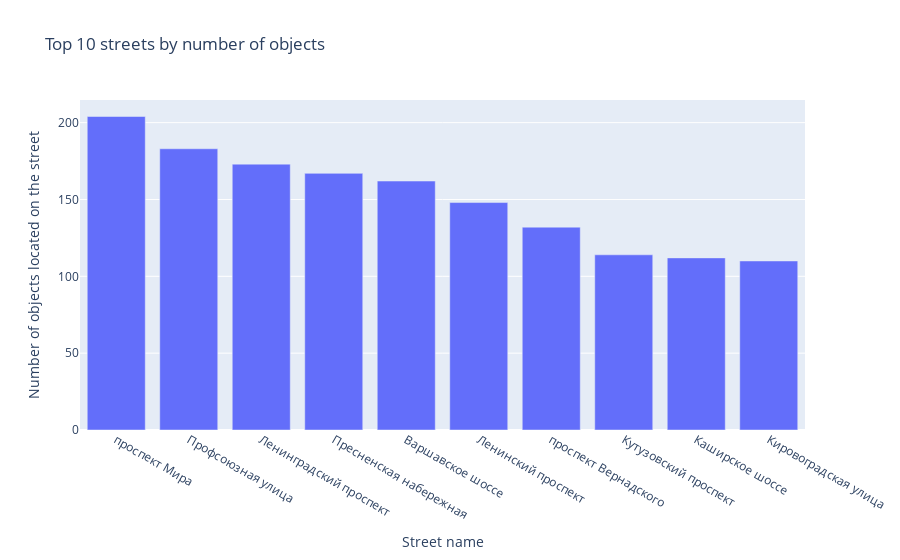

Write notebook code for a chart like this one.
### Code cell
fig = px.bar(top10_location, 
            y='number_of_object',
            x='street',
            labels={
                     "number_of_object": "Number of objects located on the street",
                     "street": "Street name"
                 },
             title='Top 10 streets by number of objects')
fig.show()

### Figure 1 — Plotly figure (JSON) as saved in the notebook; plotly's stock layout.template omitted (floating-point values rounded to 4 significant figures)
{"data": [{"alignmentgroup": "True", "hovertemplate": "Street name=%{x}<br>Number of objects located on the street=%{y}<extra></extra>", "legendgroup": "", "marker": {"color": "#636efa", "pattern": {"shape": ""}}, "name": "", "offsetgroup": "", "orientation": "v", "showlegend": false, "textposition": "auto", "type": "bar", "x": ["проспект Мира", "Профсоюзная улица", "Ленинградский проспект", "Пресненская набережная", "Варшавское шоссе", "Ленинский проспект", "проспект Вернадского", "Кутузовский проспект", "Каширское шоссе", "Кировоградская улица"], "xaxis": "x", "y": [204, 183, 173, 167, 162, 148, 132, 114, 112, 110], "yaxis": "y"}], "layout": {"barmode": "relative", "legend": {"tracegroupgap": 0}, "title": {"text": "Top 10 streets by number of objects"}, "xaxis": {"anchor": "y", "domain": [0, 1], "title": {"text": "Street name"}}, "yaxis": {"anchor": "x", "domain": [0, 1], "title": {"text": "Number of objects located on the street"}}}}
